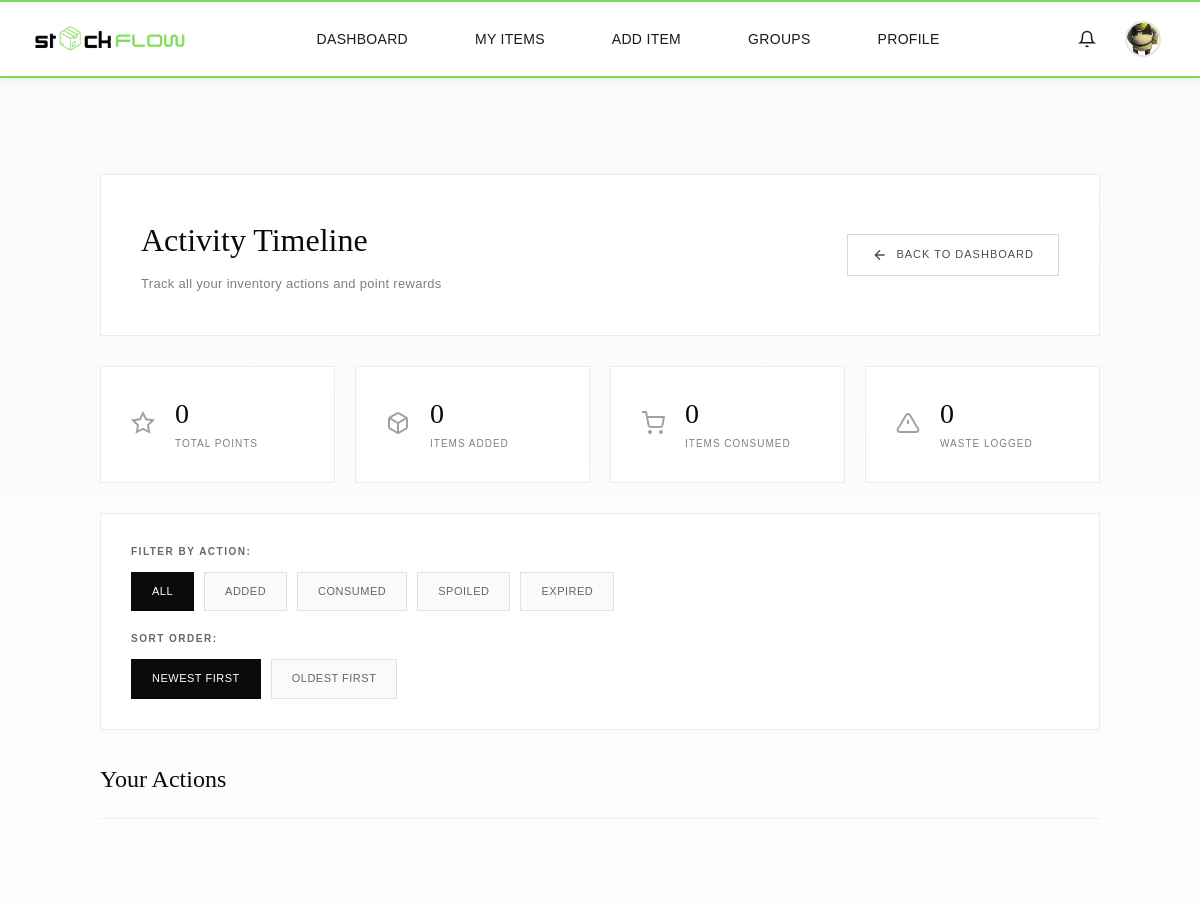
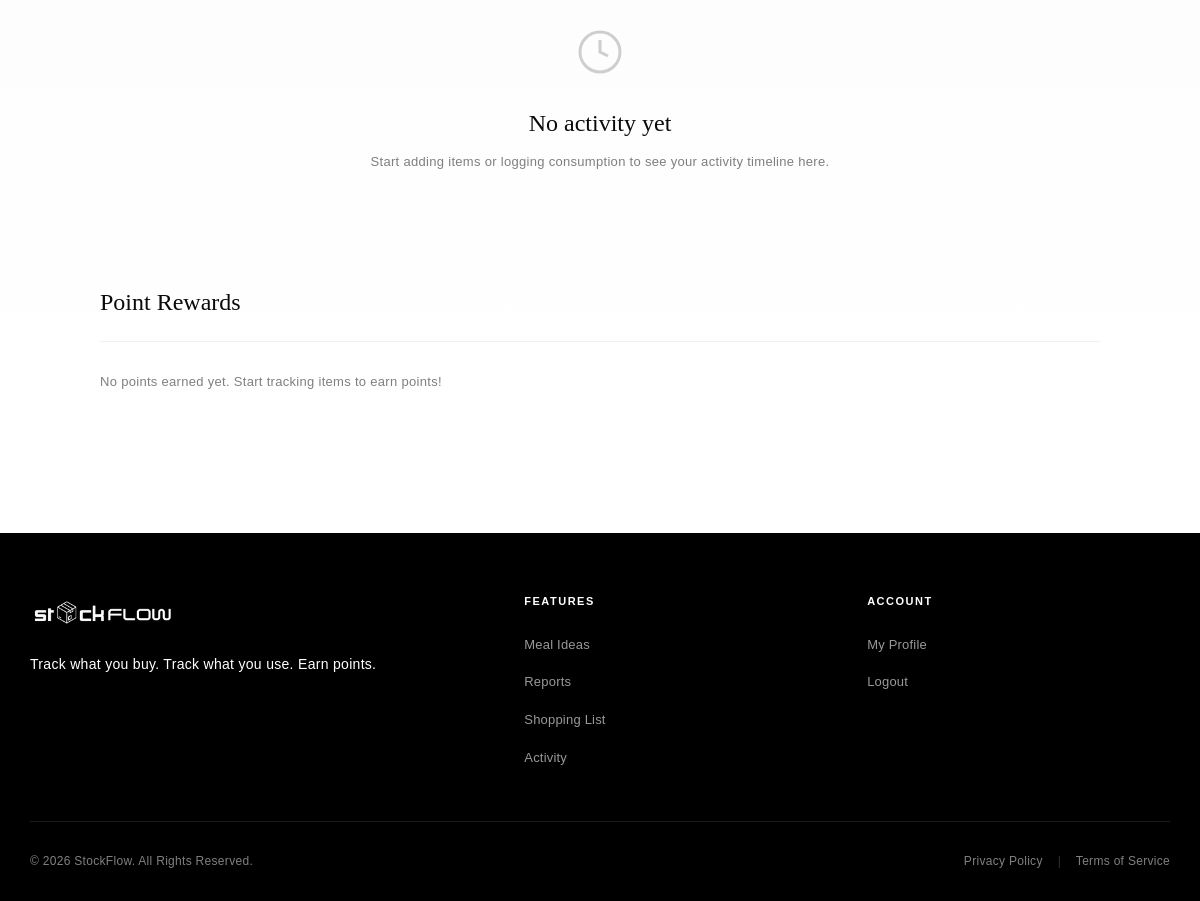
/user/activity.php (signed in), run on an earlier commit of the app's database (2 pictures, top to bottom).
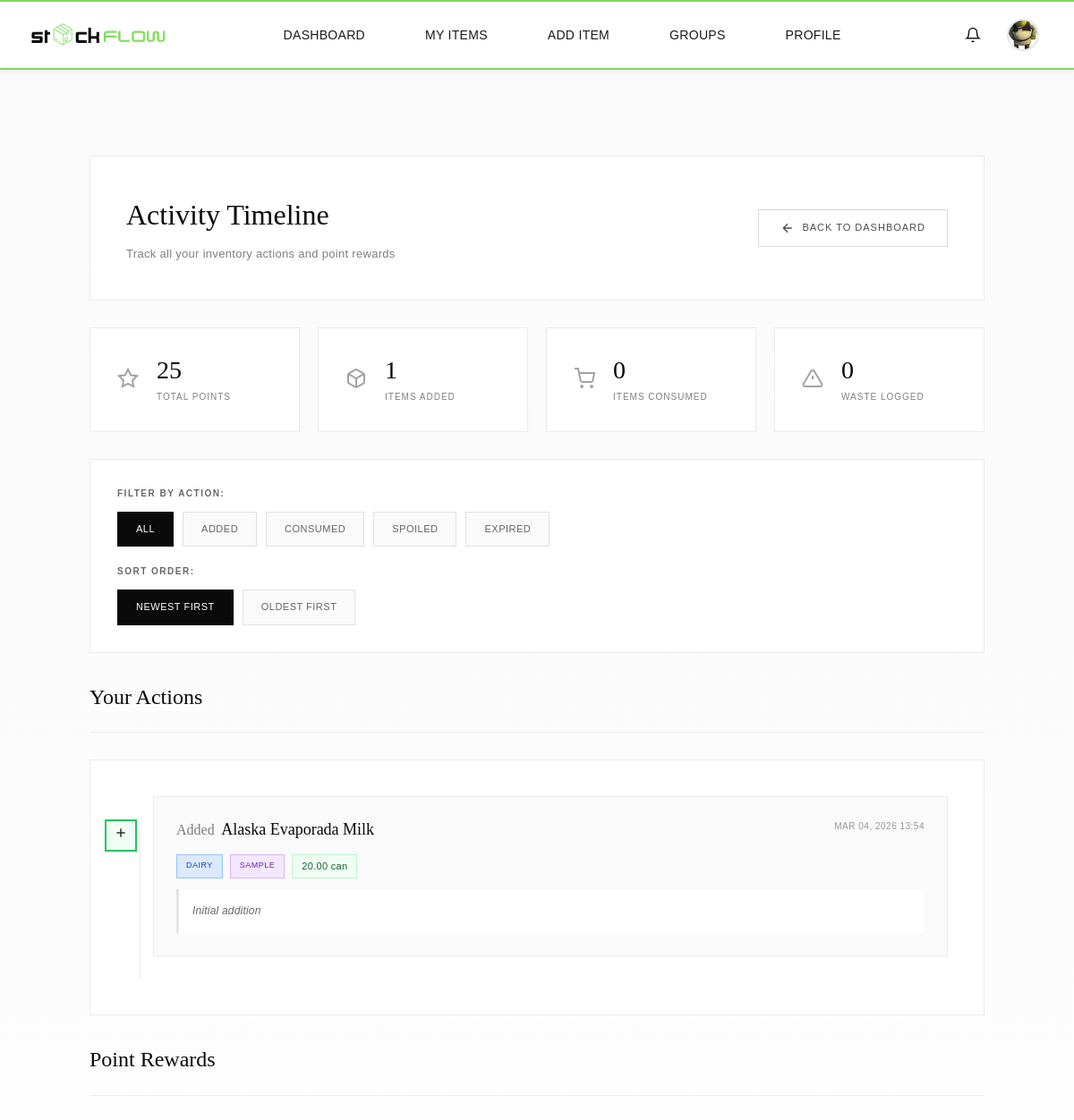
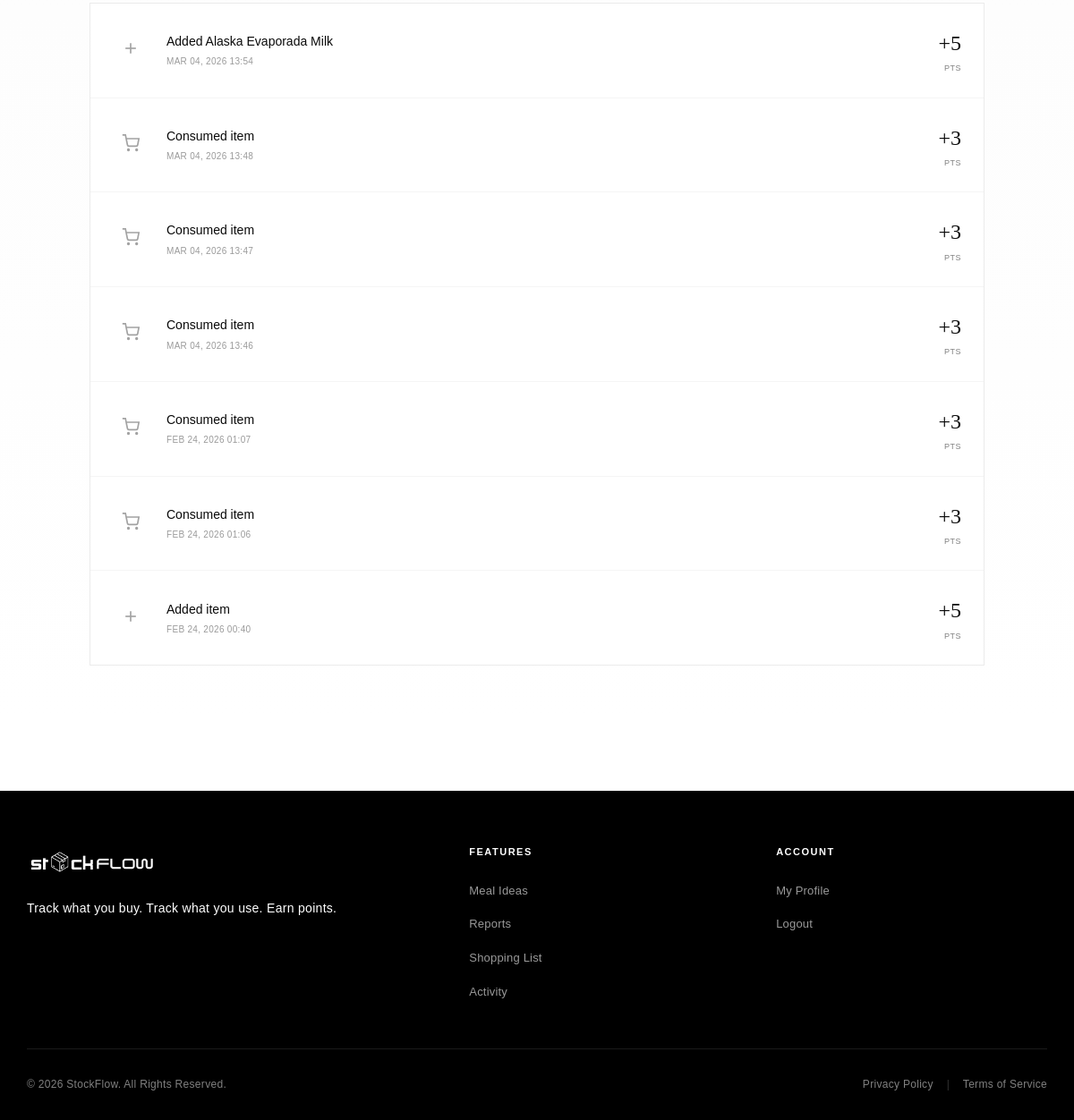
And on a later commit of the database (2 pictures, top to bottom).
### tables this page shows
CREATE TABLE `user_points` (
  `user_id` int(11) NOT NULL,
  `total_points` int(11) DEFAULT 0,
  `last_updated` timestamp NOT NULL DEFAULT current_timestamp() ON UPDATE current_timestamp()
);

CREATE TABLE `customer_inventory_updates` (
  `update_id` int(11) NOT NULL,
  `item_id` int(11) NOT NULL,
  `update_type` enum('added','consumed','spoiled','expired') NOT NULL,
  `quantity_change` decimal(10,2) NOT NULL,
  `updated_by` int(11) NOT NULL,
  `update_date` timestamp NOT NULL DEFAULT current_timestamp(),
  `notes` text DEFAULT NULL
);

CREATE TABLE `customer_items` (
  `item_id` int(11) NOT NULL,
  `item_name` varchar(255) NOT NULL,
  `barcode` varchar(100) DEFAULT NULL,
  `catalog_id` int(11) DEFAULT NULL,
  `category_id` int(11) NOT NULL,
  `group_id` int(11) NOT NULL,
  `quantity` decimal(10,2) NOT NULL,
  `unit` varchar(50) NOT NULL,
  `purchase_date` date NOT NULL,
  `expiry_date` date NOT NULL,
  `expiry_status` enum('fresh','near_expiry','expired') DEFAULT 'fresh',
  `alert_flag` tinyint(1) DEFAULT 0,
  `purchased_from` varchar(255) DEFAULT NULL,
  `created_by` int(11) NOT NULL,
  `date_added` timestamp NOT NULL DEFAULT current_timestamp(),
  `last_updated` timestamp NOT NULL DEFAULT current_timestamp() ON UPDATE current_timestamp()
);

CREATE TABLE `categories` (
  `category_id` int(11) NOT NULL,
  `category_name` varchar(100) NOT NULL,
  `description` text DEFAULT NULL,
  `created_at` timestamp NOT NULL DEFAULT current_timestamp()
);

CREATE TABLE `groups` (
  `group_id` int(11) NOT NULL,
  `group_name` varchar(255) NOT NULL,
  `group_type` enum('household','co_living','small_business') NOT NULL,
  `created_by` int(11) NOT NULL,
  `invitation_code` varchar(50) DEFAULT NULL,
  `created_at` timestamp NOT NULL DEFAULT current_timestamp()
);

CREATE TABLE `points_log` (
  `log_id` int(11) NOT NULL,
  `user_id` int(11) NOT NULL,
  `action_type` enum('ADD_ITEM','CONSUME_ITEM','LOG_CONSUMPTION') NOT NULL,
  `points_earned` int(11) NOT NULL,
  `item_id` int(11) DEFAULT NULL,
  `action_date` timestamp NOT NULL DEFAULT current_timestamp()
);

### includes/config.php (called while the page is built, shortened)
<?php
$baseUrl = '/StockFlow';
function getCurrentUserId() {
    return $_SESSION['user_id'] ?? null;
}
?>

### user/activity.php (the view, shortened to what the changed rows need)
<?php
require_once __DIR__ . '/../includes/config.php';
$conn = getDBConnection();
$user_id = getCurrentUserId();
$filter = isset($_GET['filter']) ? $_GET['filter'] : 'all';
$sort = isset($_GET['sort']) ? $_GET['sort'] : 'recent';
$where_clause = "WHERE ciu.updated_by = ?";
$query_params = [$user_id];
$param_types = "i";
$order_clause = ($sort === 'oldest') ? "ORDER BY ciu.update_date ASC" : "ORDER BY ciu.update_date DESC";
$activity_stmt = $conn->prepare("
    SELECT
        ciu.update_id,
        ciu.update_type,
        ciu.quantity_change,
        ciu.update_date,
        ciu.notes,
        ci.item_name,
        c.category_name,
        g.group_name,
        ci.unit
    FROM customer_inventory_updates ciu
    INNER JOIN customer_items ci ON ciu.item_id = ci.item_id
    INNER JOIN categories c ON ci.category_id = c.category_id
    INNER JOIN groups g ON ci.group_id = g.group_id
    $where_clause
    $order_clause
    LIMIT 100
");
if ($filter !== 'all') {
    $activity_stmt->bind_param($param_types, ...$query_params);
} else {
    $activity_stmt->bind_param($param_types, ...$query_params);
}
$activity_stmt->execute();
$activity_result = $activity_stmt->get_result();
$points_stmt = $conn->prepare("
    SELECT
        pl.log_id,
        pl.action_type,
        pl.points_earned,
        pl.action_date,
        ci.item_name,
        c.category_name
    FROM points_log pl
    LEFT JOIN customer_items ci ON pl.item_id = ci.item_id
    LEFT JOIN categories c ON ci.category_id = c.category_id
    WHERE pl.user_id = ?
    ORDER BY pl.action_date DESC
    LIMIT 50
");
$points_stmt->bind_param("i", $user_id);
$points_stmt->execute();
$points_result = $points_stmt->get_result();
$stats_stmt = $conn->prepare("
    SELECT
        SUM(CASE WHEN update_type = 'added' THEN 1 ELSE 0 END) as items_added,
        SUM(CASE WHEN update_type = 'consumed' THEN 1 ELSE 0 END) as items_consumed,
        SUM(CASE WHEN update_type = 'spoiled' THEN 1 ELSE 0 END) as items_spoiled,
        SUM(CASE WHEN update_type = 'expired' THEN 1 ELSE 0 END) as items_expired,
        COUNT(*) as total_actions
    FROM customer_inventory_updates
    WHERE updated_by = ?
");
$stats_stmt->bind_param("i", $user_id);
$stats_stmt->execute();
$stats = $stats_stmt->get_result()->fetch_assoc();
$points_total_stmt = $conn->prepare("SELECT total_points FROM user_points WHERE user_id = ?");
$points_total_stmt->bind_param("i", $user_id);
$points_total_stmt->execute();
$points_total = $points_total_stmt->get_result()->fetch_assoc();
$pageCss = '<link rel="stylesheet" href="' . htmlspecialchars($baseUrl) . '/includes/style/pages/activity.css">';
require_once __DIR__ . '/../includes/header.php';
?>
<main class="activity-page">
    <div class="page-container">
        <div class="page-header">
            <div class="header-content">
                <h1 class="page-title">Activity Timeline</h1>
            </div>
        </div>
        <div class="activity-stats">
            <div class="stat-card">
                <div class="stat-content">
                    <div class="stat-value"><?php echo number_format($points_total['total_points'] ?? 0); ?></div>
                    <div class="stat-label">Total Points</div>
                </div>
            </div>
            <div class="stat-card">
                <div class="stat-content">
                    <div class="stat-value"><?php echo number_format($stats['items_added'] ?? 0); ?></div>
                    <div class="stat-label">Items Added</div>
                </div>
            </div>
        </div>
        <div class="activity-timeline">
            <h2 class="timeline-title">Your Actions</h2>
            <?php if ($activity_result->num_rows === 0): ?>
                <div class="empty-state">
                    <svg width="48" height="48" viewBox="0 0 24 24" fill="none" stroke="currentColor" stroke-width="1.5">
                        <circle cx="12" cy="12" r="10"/><polyline points="12 6 12 12 16 14"/>
                    </svg>
                    <h3>No activity yet</h3>
                    <p>Start adding items or logging consumption to see your activity timeline here.</p>
                </div>
            <?php else: ?>
                <div class="timeline">
                    <?php while ($activity = $activity_result->fetch_assoc()): ?>
                        <?php
                            $icon_svg = '';
                            $action_label = 'Unknown';
                            $action_class = 'neutral';
                            switch ($activity['update_type']) {
                                case 'added':
                                    $icon_svg = '<svg width="16" height="16" viewBox="0 0 24 24" fill="none" stroke="currentColor" stroke-width="2"><line x1="12" y1="5" x2="12" y2="19"/><line x1="5" y1="12" x2="19" y2="12"/></svg>';
                                    $action_label = 'Added';
                                    $action_class = 'added';
                                    break;
                            }
                        ?>
                        <div class="timeline-item activity-<?php echo $action_class; ?>">
                            <div class="timeline-marker">
                                <span class="timeline-icon"><?php echo $icon_svg; ?></span>
                            </div>
                            <div class="timeline-content">
                                <div class="timeline-header">
                                    <h3 class="activity-action">
                                        <span class="action-label"><?php echo $action_label; ?></span>
                                        <span class="item-name"><?php echo htmlspecialchars($activity['item_name']); ?></span>
                                    </h3>
                                    <span class="timeline-date"><?php echo date('M d, Y H:i', strtotime($activity['update_date'])); ?></span>
                                </div>
                                <div class="timeline-meta">
                                    <span class="badge badge-category"><?php echo htmlspecialchars($activity['category_name']); ?></span>
                                    <span class="badge badge-group"><?php echo htmlspecialchars($activity['group_name']); ?></span>
                                    <span class="quantity">
                                        <?php echo number_format($activity['quantity_change'], 2); ?> <?php echo htmlspecialchars($activity['unit']); ?>
                                    </span>
                                </div>
                                <?php if (!empty($activity['notes'])): ?>
                                    <p class="timeline-notes"><?php echo htmlspecialchars($activity['notes']); ?></p>
                                <?php endif; ?>
                            </div>
                        </div>
                    <?php endwhile; ?>
                </div>
            <?php endif; ?>
        </div>
        <div class="points-history">
            <h2 class="timeline-title">Point Rewards</h2>
            <?php if ($points_result->num_rows === 0): ?>
                <p class="empty-text">No points earned yet. Start tracking items to earn points!</p>
            <?php else: ?>
                <div class="points-list">
                    <?php while ($point = $points_result->fetch_assoc()): ?>
                        <?php
                            $action_text = '';
                            $icon_svg = '<svg width="20" height="20" viewBox="0 0 24 24" fill="none" stroke="currentColor" stroke-width="2"><polygon points="12 2 15.09 8.26 22 9.27 17 14.14 18.18 21.02 12 17.77 5.82 21.02 7 14.14 2 9.27 8.91 8.26 12 2"/></svg>';
                            if ($point['action_type'] === 'ADD_ITEM') {
                                $action_text = 'Added ' . htmlspecialchars($point['item_name'] ?? 'item');
                                $icon_svg = '<svg width="20" height="20" viewBox="0 0 24 24" fill="none" stroke="currentColor" stroke-width="2"><line x1="12" y1="5" x2="12" y2="19"/><line x1="5" y1="12" x2="19" y2="12"/></svg>';
                            } elseif ($point['action_type'] === 'CONSUME_ITEM' || $point['action_type'] === 'LOG_CONSUMPTION') {
                                $action_text = 'Consumed ' . htmlspecialchars($point['item_name'] ?? 'item');
                                $icon_svg = '<svg width="20" height="20" viewBox="0 0 24 24" fill="none" stroke="currentColor" stroke-width="2"><circle cx="9" cy="21" r="1"/><circle cx="20" cy="21" r="1"/><path d="M1 1h4l2.68 13.39a2 2 0 0 0 2 1.61h9.72a2 2 0 0 0 2-1.61L23 6H6"/></svg>';
                            }
                        ?>
                        <div class="points-item">
                            <div class="points-icon"><?php echo $icon_svg; ?></div>
                            <div class="points-info">
                                <p class="points-action"><?php echo $action_text; ?></p>
                                <p class="points-timestamp"><?php echo date('M d, Y H:i', strtotime($point['action_date'])); ?></p>
                            </div>
                            <div class="points-amount">
                                <span class="points-value">+<?php echo $point['points_earned']; ?></span>
                                <span class="points-unit">pts</span>
                            </div>
                        </div>
                    <?php endwhile; ?>
                </div>
            <?php endif; ?>
        </div>
    </div>
</main>
<?php require_once __DIR__ . '/../includes/footer.php'; ?>

What changed in the data, as far as the page shows it:
changed user_points: total_points "0" → "25"
added customer_inventory_updates: update_type "Added", item.item_name "Alaska Evaporada Milk", update_date "MAR 04, 2026 13:54", categories.category_name "DAIRY", groups.group_name "SAMPLE", quantity_change "20.00", item.unit "can", notes "Initial addition"
added points_log: action_type "ADD_ITEM" (drawn), item.item_name "Added Alaska Evaporada Milk", action_date "MAR 04, 2026 13:54", points_earned "5"
added points_log: action_type "CONSUME_ITEM" (drawn), action_text "Consumed item", action_date "MAR 04, 2026 13:48", points_earned "3"
added points_log: action_type "CONSUME_ITEM" (drawn), action_text "Consumed item", action_date "MAR 04, 2026 13:47", points_earned "3"
added points_log: action_type "CONSUME_ITEM" (drawn), action_text "Consumed item", action_date "MAR 04, 2026 13:46", points_earned "3"
added points_log: action_type "CONSUME_ITEM" (drawn), action_text "Consumed item", action_date "FEB 24, 2026 01:07", points_earned "3"
added points_log: action_type "CONSUME_ITEM" (drawn), action_text "Consumed item", action_date "FEB 24, 2026 01:06", points_earned "3"
added points_log: action_type "ADD_ITEM" (drawn), action_text "Added item", action_date "FEB 24, 2026 00:40", points_earned "5"
Also different on the page:
$stats['items_added']: "0" → "1"
text no longer shown: "No activity yet Start adding items or logging consumption to see your activity timeline here. No points earned yet. Start tracking items to earn points!"
